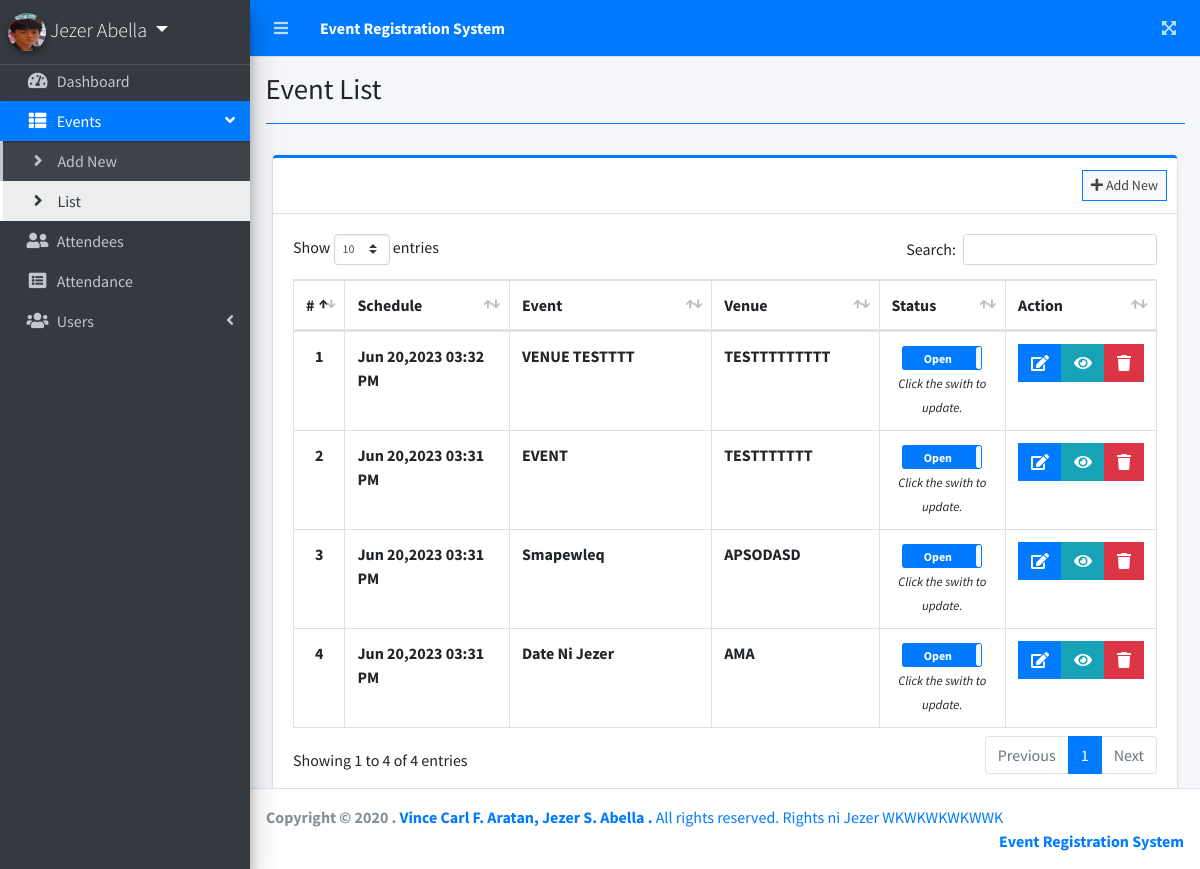
The app's page /admin/index.php?page=event_list (signed in) with its own data.
### tables this page shows
CREATE TABLE `events` (
  `id` int(30) NOT NULL,
  `event_datetime` datetime NOT NULL,
  `event` varchar(200) NOT NULL,
  `description` text NOT NULL,
  `venue` text NOT NULL,
  `status` tinyint(1) NOT NULL DEFAULT 0 COMMENT '0 Pending, 1=Open,2=Done',
  `date_created` datetime NOT NULL DEFAULT current_timestamp()
);

### admin/event_list.php (the view, shortened to what this page needs)
<?php include'db_connect.php' ?>
<div class="col-lg-12">
	<div class="card card-outline card-primary">
		<div class="card-header">
			<div class="card-tools">
				<a class="btn btn-block btn-sm btn-default btn-flat border-primary" href="./index.php?page=new_event"><i class="fa fa-plus"></i> Add New</a>
			</div>
		</div>
		<div class="card-body">
			<table class="table tabe-hover table-bordered" id="list">
				<colgroup>
					<col width="5%">
					<col width="20%">
					<col width="25%">
					<col width="20%">
					<col width="15%">
					<col width="15%">
				</colgroup>
				<thead>
					<tr>
						<th class="text-center">#</th>
						<th>Schedule</th>
						<th>Event</th>
						<th>Venue</th>
						<th>Status</th>
						<th>Action</th>
					</tr>
				</thead>
				<tbody>
					<?php
					$i = 1;
					$qry = $conn->query("SELECT * FROM events order by unix_timestamp(date_created) desc ");
					while($row= $qry->fetch_assoc()):
					?>
					<tr>
						<th class="text-center"><?php echo $i++ ?></th>
						<td><b><?php echo date("M d,Y h:i A",strtotime($row['event_datetime']))?></b></td>
						<td><b><?php echo ucwords($row['event']) ?></b></td>
						<td><b><?php echo ucwords($row['venue']) ?></b></td>
						<td class="text-center">
							<div class="d-block">
							<?php if($row['status'] == 0): ?>
							<?php if(strtotime(date("Y-m-d H:i:s")) < strtotime($row['event_datetime'])): ?>
								<span class="badge badge-secondary">Pending</span>
							<?php else: ?>
								<input type="checkbox" name="status_chk" id="" checked data-bootstrap-switch data-toggle="toggle" data-on="Open" data-off="Close" class="switch-toggle status_chk" data-size="xs" data-offstyle="secondary" data-width="5rem" data-id='<?php echo $row['id'] ?>'>
								<br>
								<small><i>Click the swith to update.</i></small>
							<?php endif; ?>
							<?php elseif($row['status'] == 1): ?>
								<br>
								<small><i>Click the swith to update.</i></small>
							<?php endif; ?>
							</div>
						</td>
						<td class="text-center">
		                    <div class="btn-group">
		                        <a href="./index.php?page=edit_event&id=<?php echo $row['id'] ?>" class="btn btn-primary btn-flat">
		                          <i class="fas fa-edit"></i>
		                        </a>
		                         <a href="./index.php?page=view_event&id=<?php echo $row['id'] ?>" class="btn btn-info btn-flat">
		                          <i class="fas fa-eye"></i>
		                        </a>
		                        <button type="button" class="btn btn-danger btn-flat delete_event" data-id="<?php echo $row['id'] ?>">
		                          <i class="fas fa-trash"></i>
		                        </button>
	                      </div>
						</td>
					</tr>
				<?php endwhile; ?>
				</tbody>
			</table>
		</div>
	</div>
</div>

### records on screen
events: event_datetime "Jun 20,2023 03:32 PM", event "VENUE TESTTTT", venue "TESTTTTTTTTT"
events: event_datetime "Jun 20,2023 03:31 PM", event "EVENT", venue "TESTTTTTTT"
events: event_datetime "Jun 20,2023 03:31 PM", event "Smapewleq", venue "APSODASD"
events: event_datetime "Jun 20,2023 03:31 PM", event "Date Ni Jezer", venue "AMA"

### other values on screen
$_SESSION['login_firstname'].' '.$_SESSION['login_lastname'] "Jezer Abella"
$title "Event List"
